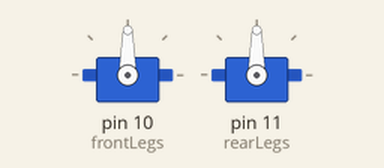
Simulated run of this sketch. Board: Arduino Uno, built with avr-gcc and run on an emulated ATmega328P. On the bench: 2 × servo.

Above: at 4.05 s.
At 5.5 s:
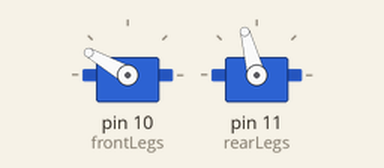
Timing chart, 0 to 7.0 s (numbered marks = the images above):
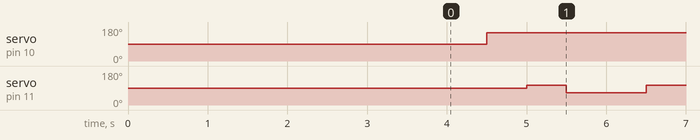

The sketch:

Insect.ino
```cpp
#include <Servo.h>
Servo frontLegs;
Servo rearLegs;

void setup(){

  frontLegs.attach(10);
  rearLegs.attach(11);
  frontLegs.write(90);
  rearLegs.write(90);
  delay(4000);

}

void loop(){
  //moveStep();
  moveLeft();

}

void moveStep(){
  frontLegs.write(105);
  delay(500);
  rearLegs.write(125);
  delay(500);
  //move right
  frontLegs.write(85);
  delay(500);
  rearLegs.write(45);
  delay(500);
}

void moveBack(){
  frontLegs.write(85);
  delay(500);
  rearLegs.write(125);
  delay(500);
  //move right
  frontLegs.write(105);
  delay(500);
  rearLegs.write(45);
  delay(500);
}

void moveRight(){
  if(frontLegs.read()!=30){
    frontLegs.write(90);
    delay(500);
    frontLegs.write(30);
  }
  frontLegs.write(30);
  delay(500);
  rearLegs.write(105);
  delay(500);
  rearLegs.write(65);
  delay(500);
}

void moveLeft(){
  if(frontLegs.read()!=150){
    frontLegs.write(90);
    delay(500);
    frontLegs.write(150);
  }

  frontLegs.write(150);
  delay(500);
  rearLegs.write(105);
  delay(500);
  rearLegs.write(65);
  delay(500);
}
```

Measured:
- by itself, servo on pin 10 (frontLegs): 90° → 150° at 4.5 s
- by itself, servo on pin 11 (rearLegs): alternates 105° for 0.50 s and 65° for 1.0 s
